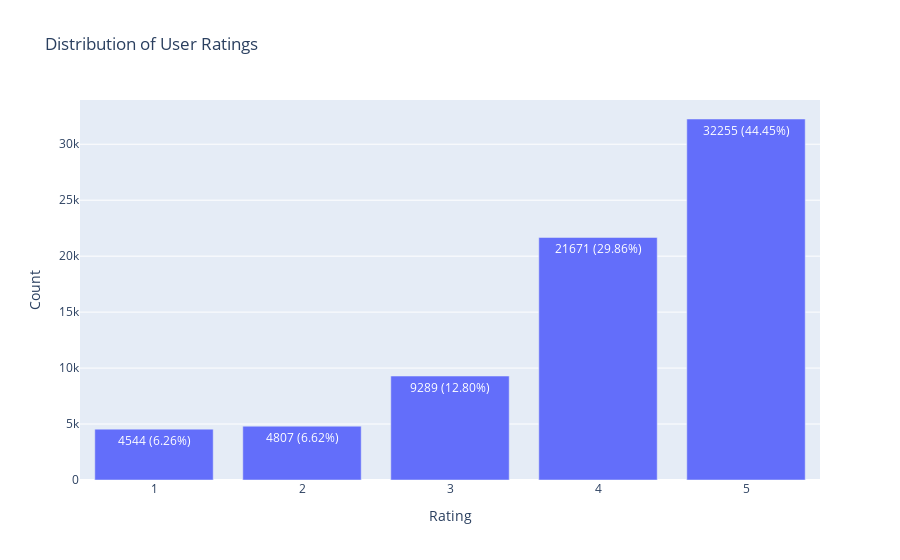

Source (notebook cell):
### Code cell
ratings = df_reviews['stars'].value_counts()

# Calcular a porcentagem de cada classificação
total_ratings = ratings.sum()
percentage_ratings = (ratings / total_ratings) * 100

# Criar texto para exibir a porcentagem em cada barra
text = [f'{count} ({percentage:.2f}%)' for count, percentage in zip(ratings.values, percentage_ratings.values)]

fig = go.Figure(go.Bar(
    x=ratings.index,
    y=ratings.values,
    text=text,  
    textposition='auto',
))

fig.update_layout(
    title="Distribution of User Ratings",
    xaxis_title="Rating",
    yaxis_title="Count"
)

fig.show()

### Figure 1 — Plotly figure (JSON) as saved in the notebook; plotly's stock layout.template omitted (floating-point values rounded to 4 significant figures)
{"data": [{"text": ["32255 (44.45%)", "21671 (29.86%)", "9289 (12.80%)", "4807 (6.62%)", "4544 (6.26%)"], "textposition": "auto", "type": "bar", "x": [5, 4, 3, 2, 1], "y": [32255, 21671, 9289, 4807, 4544]}], "layout": {"title": {"text": "Distribution of User Ratings"}, "xaxis": {"title": {"text": "Rating"}}, "yaxis": {"title": {"text": "Count"}}}}
